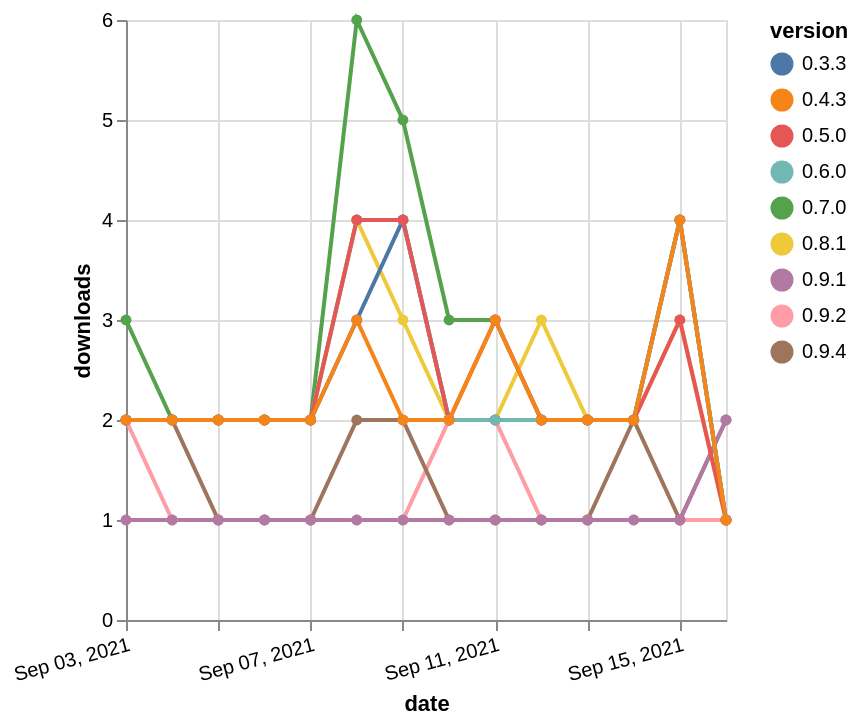

Write a Vega-Lite specification for this figure.
### Vega-Lite specification from a JSON file in a GitHub repository (floating-point values rounded to 4 significant figures)
{"$schema": "https://vega.github.io/schema/vega-lite/v5.json", "description": "A simple bar chart with embedded data.", "data": {"values": [{"date": "2021-09-03", "total": 297, "delta": 2, "version": "0.9.2"}, {"date": "2021-09-04", "total": 298, "delta": 1, "version": "0.9.2"}, {"date": "2021-09-05", "total": 299, "delta": 1, "version": "0.9.2"}, {"date": "2021-09-06", "total": 300, "delta": 1, "version": "0.9.2"}, {"date": "2021-09-07", "total": 301, "delta": 1, "version": "0.9.2"}, {"date": "2021-09-08", "total": 302, "delta": 1, "version": "0.9.2"}, {"date": "2021-09-09", "total": 303, "delta": 1, "version": "0.9.2"}, {"date": "2021-09-10", "total": 305, "delta": 2, "version": "0.9.2"}, {"date": "2021-09-11", "total": 307, "delta": 2, "version": "0.9.2"}, {"date": "2021-09-12", "total": 308, "delta": 1, "version": "0.9.2"}, {"date": "2021-09-13", "total": 309, "delta": 1, "version": "0.9.2"}, {"date": "2021-09-14", "total": 310, "delta": 1, "version": "0.9.2"}, {"date": "2021-09-15", "total": 311, "delta": 1, "version": "0.9.2"}, {"date": "2021-09-16", "total": 312, "delta": 1, "version": "0.9.2"}, {"date": "2021-09-03", "total": 2987, "delta": 3, "version": "0.7.0"}, {"date": "2021-09-04", "total": 2989, "delta": 2, "version": "0.7.0"}, {"date": "2021-09-05", "total": 2991, "delta": 2, "version": "0.7.0"}, {"date": "2021-09-06", "total": 2993, "delta": 2, "version": "0.7.0"}, {"date": "2021-09-07", "total": 2995, "delta": 2, "version": "0.7.0"}, {"date": "2021-09-08", "total": 3001, "delta": 6, "version": "0.7.0"}, {"date": "2021-09-09", "total": 3006, "delta": 5, "version": "0.7.0"}, {"date": "2021-09-10", "total": 3009, "delta": 3, "version": "0.7.0"}, {"date": "2021-09-11", "total": 3012, "delta": 3, "version": "0.7.0"}, {"date": "2021-09-12", "total": 3014, "delta": 2, "version": "0.7.0"}, {"date": "2021-09-13", "total": 3016, "delta": 2, "version": "0.7.0"}, {"date": "2021-09-14", "total": 3018, "delta": 2, "version": "0.7.0"}, {"date": "2021-09-15", "total": 3022, "delta": 4, "version": "0.7.0"}, {"date": "2021-09-16", "total": 3023, "delta": 1, "version": "0.7.0"}, {"date": "2021-09-03", "total": 2548, "delta": 2, "version": "0.8.1"}, {"date": "2021-09-04", "total": 2550, "delta": 2, "version": "0.8.1"}, {"date": "2021-09-05", "total": 2552, "delta": 2, "version": "0.8.1"}, {"date": "2021-09-06", "total": 2554, "delta": 2, "version": "0.8.1"}, {"date": "2021-09-07", "total": 2556, "delta": 2, "version": "0.8.1"}, {"date": "2021-09-08", "total": 2560, "delta": 4, "version": "0.8.1"}, {"date": "2021-09-09", "total": 2563, "delta": 3, "version": "0.8.1"}, {"date": "2021-09-10", "total": 2565, "delta": 2, "version": "0.8.1"}, {"date": "2021-09-11", "total": 2567, "delta": 2, "version": "0.8.1"}, {"date": "2021-09-12", "total": 2570, "delta": 3, "version": "0.8.1"}, {"date": "2021-09-13", "total": 2572, "delta": 2, "version": "0.8.1"}, {"date": "2021-09-14", "total": 2574, "delta": 2, "version": "0.8.1"}, {"date": "2021-09-15", "total": 2577, "delta": 3, "version": "0.8.1"}, {"date": "2021-09-16", "total": 2578, "delta": 1, "version": "0.8.1"}, {"date": "2021-09-03", "total": 3026, "delta": 2, "version": "0.3.3"}, {"date": "2021-09-04", "total": 3028, "delta": 2, "version": "0.3.3"}, {"date": "2021-09-05", "total": 3030, "delta": 2, "version": "0.3.3"}, {"date": "2021-09-06", "total": 3032, "delta": 2, "version": "0.3.3"}, {"date": "2021-09-07", "total": 3034, "delta": 2, "version": "0.3.3"}, {"date": "2021-09-08", "total": 3037, "delta": 3, "version": "0.3.3"}, {"date": "2021-09-09", "total": 3041, "delta": 4, "version": "0.3.3"}, {"date": "2021-09-10", "total": 3043, "delta": 2, "version": "0.3.3"}, {"date": "2021-09-11", "total": 3045, "delta": 2, "version": "0.3.3"}, {"date": "2021-09-12", "total": 3047, "delta": 2, "version": "0.3.3"}, {"date": "2021-09-13", "total": 3049, "delta": 2, "version": "0.3.3"}, {"date": "2021-09-14", "total": 3051, "delta": 2, "version": "0.3.3"}, {"date": "2021-09-15", "total": 3055, "delta": 4, "version": "0.3.3"}, {"date": "2021-09-16", "total": 3056, "delta": 1, "version": "0.3.3"}, {"date": "2021-09-03", "total": 499, "delta": 2, "version": "0.9.4"}, {"date": "2021-09-04", "total": 501, "delta": 2, "version": "0.9.4"}, {"date": "2021-09-05", "total": 502, "delta": 1, "version": "0.9.4"}, {"date": "2021-09-06", "total": 503, "delta": 1, "version": "0.9.4"}, {"date": "2021-09-07", "total": 504, "delta": 1, "version": "0.9.4"}, {"date": "2021-09-08", "total": 506, "delta": 2, "version": "0.9.4"}, {"date": "2021-09-09", "total": 508, "delta": 2, "version": "0.9.4"}, {"date": "2021-09-10", "total": 509, "delta": 1, "version": "0.9.4"}, {"date": "2021-09-11", "total": 510, "delta": 1, "version": "0.9.4"}, {"date": "2021-09-12", "total": 511, "delta": 1, "version": "0.9.4"}, {"date": "2021-09-13", "total": 512, "delta": 1, "version": "0.9.4"}, {"date": "2021-09-14", "total": 514, "delta": 2, "version": "0.9.4"}, {"date": "2021-09-15", "total": 515, "delta": 1, "version": "0.9.4"}, {"date": "2021-09-16", "total": 517, "delta": 2, "version": "0.9.4"}, {"date": "2021-09-03", "total": 249, "delta": 1, "version": "0.9.1"}, {"date": "2021-09-04", "total": 250, "delta": 1, "version": "0.9.1"}, {"date": "2021-09-05", "total": 251, "delta": 1, "version": "0.9.1"}, {"date": "2021-09-06", "total": 252, "delta": 1, "version": "0.9.1"}, {"date": "2021-09-07", "total": 253, "delta": 1, "version": "0.9.1"}, {"date": "2021-09-08", "total": 254, "delta": 1, "version": "0.9.1"}, {"date": "2021-09-09", "total": 255, "delta": 1, "version": "0.9.1"}, {"date": "2021-09-10", "total": 256, "delta": 1, "version": "0.9.1"}, {"date": "2021-09-11", "total": 257, "delta": 1, "version": "0.9.1"}, {"date": "2021-09-12", "total": 258, "delta": 1, "version": "0.9.1"}, {"date": "2021-09-13", "total": 259, "delta": 1, "version": "0.9.1"}, {"date": "2021-09-14", "total": 260, "delta": 1, "version": "0.9.1"}, {"date": "2021-09-15", "total": 261, "delta": 1, "version": "0.9.1"}, {"date": "2021-09-16", "total": 263, "delta": 2, "version": "0.9.1"}, {"date": "2021-09-03", "total": 2509, "delta": 2, "version": "0.6.0"}, {"date": "2021-09-04", "total": 2511, "delta": 2, "version": "0.6.0"}, {"date": "2021-09-05", "total": 2513, "delta": 2, "version": "0.6.0"}, {"date": "2021-09-06", "total": 2515, "delta": 2, "version": "0.6.0"}, {"date": "2021-09-07", "total": 2517, "delta": 2, "version": "0.6.0"}, {"date": "2021-09-08", "total": 2521, "delta": 4, "version": "0.6.0"}, {"date": "2021-09-09", "total": 2525, "delta": 4, "version": "0.6.0"}, {"date": "2021-09-10", "total": 2527, "delta": 2, "version": "0.6.0"}, {"date": "2021-09-11", "total": 2529, "delta": 2, "version": "0.6.0"}, {"date": "2021-09-12", "total": 2531, "delta": 2, "version": "0.6.0"}, {"date": "2021-09-13", "total": 2533, "delta": 2, "version": "0.6.0"}, {"date": "2021-09-14", "total": 2535, "delta": 2, "version": "0.6.0"}, {"date": "2021-09-15", "total": 2539, "delta": 4, "version": "0.6.0"}, {"date": "2021-09-16", "total": 2540, "delta": 1, "version": "0.6.0"}, {"date": "2021-09-03", "total": 2978, "delta": 2, "version": "0.5.0"}, {"date": "2021-09-04", "total": 2980, "delta": 2, "version": "0.5.0"}, {"date": "2021-09-05", "total": 2982, "delta": 2, "version": "0.5.0"}, {"date": "2021-09-06", "total": 2984, "delta": 2, "version": "0.5.0"}, {"date": "2021-09-07", "total": 2986, "delta": 2, "version": "0.5.0"}, {"date": "2021-09-08", "total": 2990, "delta": 4, "version": "0.5.0"}, {"date": "2021-09-09", "total": 2994, "delta": 4, "version": "0.5.0"}, {"date": "2021-09-10", "total": 2996, "delta": 2, "version": "0.5.0"}, {"date": "2021-09-11", "total": 2999, "delta": 3, "version": "0.5.0"}, {"date": "2021-09-12", "total": 3001, "delta": 2, "version": "0.5.0"}, {"date": "2021-09-13", "total": 3003, "delta": 2, "version": "0.5.0"}, {"date": "2021-09-14", "total": 3005, "delta": 2, "version": "0.5.0"}, {"date": "2021-09-15", "total": 3008, "delta": 3, "version": "0.5.0"}, {"date": "2021-09-16", "total": 3009, "delta": 1, "version": "0.5.0"}, {"date": "2021-09-03", "total": 2974, "delta": 2, "version": "0.4.3"}, {"date": "2021-09-04", "total": 2976, "delta": 2, "version": "0.4.3"}, {"date": "2021-09-05", "total": 2978, "delta": 2, "version": "0.4.3"}, {"date": "2021-09-06", "total": 2980, "delta": 2, "version": "0.4.3"}, {"date": "2021-09-07", "total": 2982, "delta": 2, "version": "0.4.3"}, {"date": "2021-09-08", "total": 2985, "delta": 3, "version": "0.4.3"}, {"date": "2021-09-09", "total": 2987, "delta": 2, "version": "0.4.3"}, {"date": "2021-09-10", "total": 2989, "delta": 2, "version": "0.4.3"}, {"date": "2021-09-11", "total": 2992, "delta": 3, "version": "0.4.3"}, {"date": "2021-09-12", "total": 2994, "delta": 2, "version": "0.4.3"}, {"date": "2021-09-13", "total": 2996, "delta": 2, "version": "0.4.3"}, {"date": "2021-09-14", "total": 2998, "delta": 2, "version": "0.4.3"}, {"date": "2021-09-15", "total": 3002, "delta": 4, "version": "0.4.3"}, {"date": "2021-09-16", "total": 3003, "delta": 1, "version": "0.4.3"}]}, "width": "container", "mark": {"type": "line", "point": {"filled": true}}, "encoding": {"x": {"field": "date", "type": "temporal", "timeUnit": "yearmonthdate", "title": "date", "axis": {"labelAngle": -15}}, "y": {"field": "delta", "type": "quantitative", "title": "downloads"}, "color": {"field": "version", "type": "nominal"}, "tooltip": {"field": "delta"}}}
